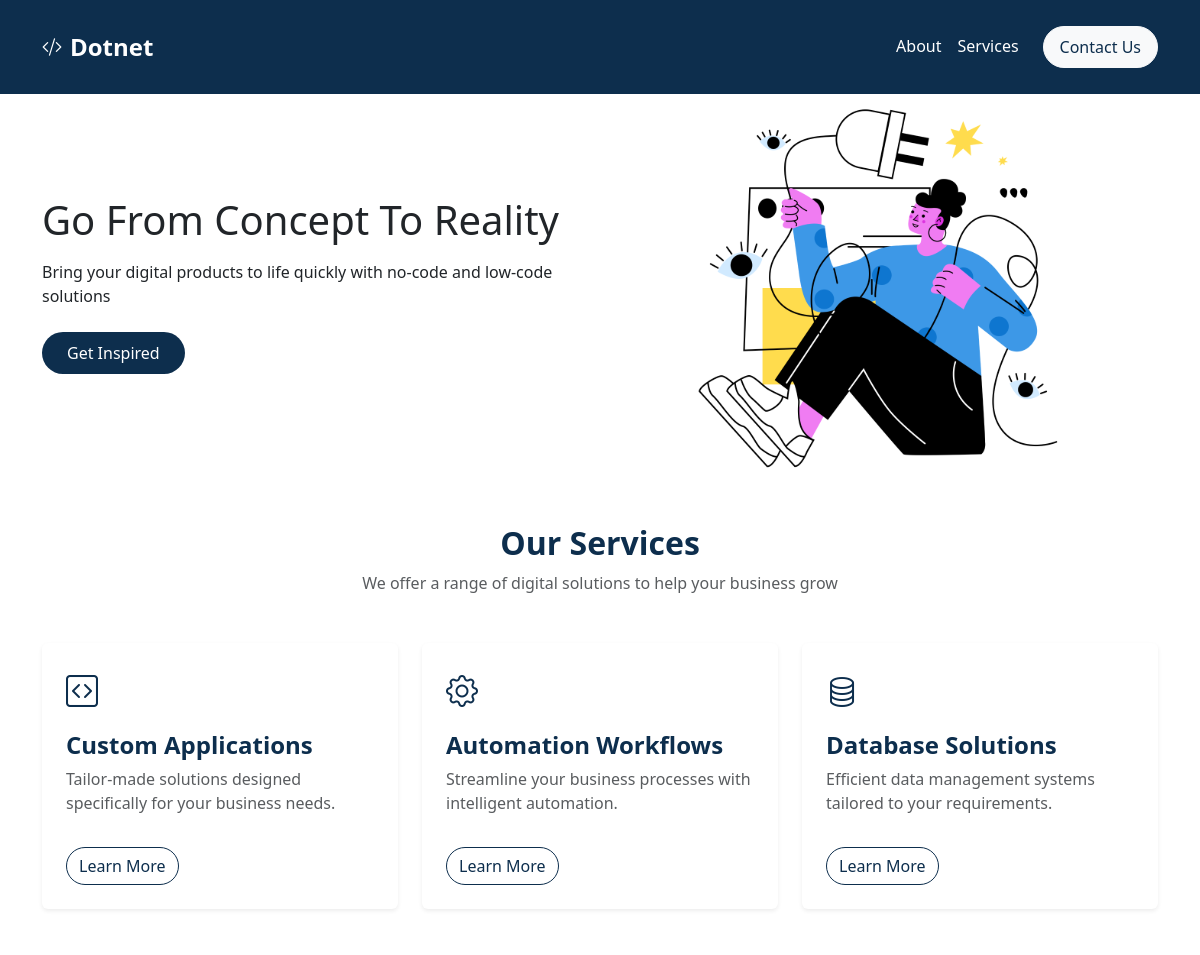
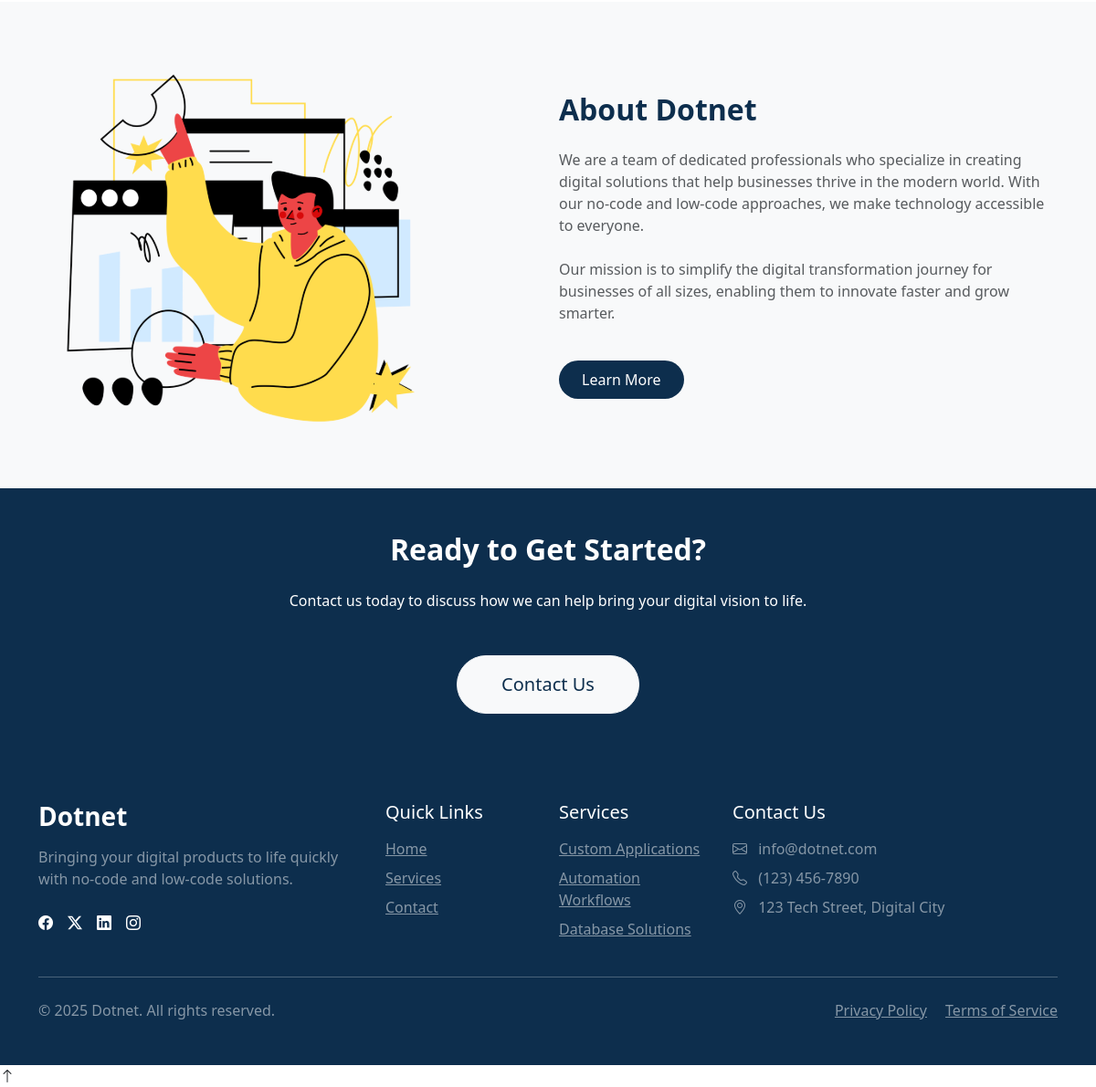
The page / on the database its author committed (2 pictures, top to bottom).
### tables this page shows
CREATE TABLE IF NOT EXISTS services (
    id INT AUTO_INCREMENT PRIMARY KEY,
    title VARCHAR(100) NOT NULL,
    description TEXT NOT NULL,
    icon VARCHAR(50) NOT NULL,
    details TEXT NOT NULL,
    created_at TIMESTAMP DEFAULT CURRENT_TIMESTAMP,
    updated_at TIMESTAMP NULL ON UPDATE CURRENT_TIMESTAMP
);

### functions.php (called while the page is built, shortened)
<?php
require_once 'config.php';
function getServices() {
    global $conn;
    $services = [];
    $query = "SELECT * FROM services ORDER BY id ASC";
    $result = mysqli_query($conn, $query);
    if ($result && mysqli_num_rows($result) > 0) {
        while ($row = mysqli_fetch_assoc($result)) {
            $services[] = $row;
        }
    }
    return $services;
}
?>

### config.php (called while the page is built, shortened)
<?php
$site_name = 'Dotnet';
?>

### index.php (the view, shortened to what this page needs)
<?php
include 'header.php';
?>
    <section class="bg-main hero-section">
        <div class="container">
            <div class="row align-items-center">
                <div class="col-12 col-lg-6 order-2 order-lg-1 mb-5 mb-lg-0 text-center-mobile">
                    <h1 class="text-capitalize mb-3">Go From Concept To Reality</h1>
                    <p class="mb-4">Bring your digital products to life quickly with no-code and
                        low-code solutions</p>
                    <a href="#" class="btn btn-dark-blue rounded-pill px-4 py-2">Get Inspired</a>
                </div>
                <div class="col-12 col-lg-6 order-1 order-lg-2">
                    <div class="text-center">
                        <img src="./assets/hero-section.svg" alt="hero image" class="img-fluid" width="70%">
                    </div>
                </div>
            </div>
        </div>
    </section>
    <section class="services-section py-5">
        <div class="container">
            <div class="text-center mb-5">
                <h2 class="fw-bold text-dark-blue">Our Services</h2>
                <p class="text-muted">We offer a range of digital solutions to help your business grow</p>
            </div>
            <div class="row g-4">
                <?php
                $services = getServices();
                foreach ($services as $service) {
                ?>
                <div class="col-md-4">
                    <div class="card h-100 border-0 shadow-sm">
                        <div class="card-body p-4">
                            <div class="feature-icon mb-3">
                                <i class="bi <?php echo $service['icon']; ?> fs-2 text-dark-blue"></i>
                            </div>
                            <h3 class="fs-4 fw-bold text-dark-blue"><?php echo $service['title']; ?></h3>
                            <p class="text-muted"><?php echo $service['description']; ?></p>
                            <a href="services.php#service-<?php echo $service['id']; ?>" class="btn btn-outline-dark-blue rounded-pill mt-3">Learn More</a>
                        </div>
                    </div>
                </div>
                <?php
                }
                ?>
            </div>
        </div>
    </section>
    <section class="about-section py-5 bg-light">
        <div class="container">
            <div class="row align-items-center">
                <div class="col-lg-6 mb-4 mb-lg-0">
                    <div class="about-img-container text-center text-lg-start">
                        <img src="./assets/svg-image.svg" alt="About Us" class="img-fluid rounded" width="80%">
                    </div>
                </div>
                <div class="col-lg-6 text-center-mobile">
                    <h2 class="fw-bold mb-4 text-dark-blue">About <?php echo $site_name; ?></h2>
                    <p class="mb-4 text-muted">We are a team of dedicated professionals who specialize in creating digital solutions that help businesses thrive in the modern world. With our no-code and low-code approaches, we make technology accessible to everyone.</p>
                    <p class="text-muted">Our mission is to simplify the digital transformation journey for businesses of all sizes, enabling them to innovate faster and grow smarter.</p>
                    <a href="services.php" class="btn btn-dark-blue rounded-pill px-4 py-2 mt-4">Learn More</a>
                </div>
            </div>
        </div>
    </section>
    <section class="contact-section py-5 bg-dark-blue text-white">
        <div class="container">
            <div class="row justify-content-center">
                <div class="col-md-8 text-center">
                    <h2 class="fw-bold mb-4">Ready to Get Started?</h2>
                    <p class="mb-5 text-white">Contact us today to discuss how we can help bring your digital vision to life.</p>
                    <a href="contact.php" class="btn btn-light btn-lg rounded-pill px-5 py-3 text-dark-blue">Contact Us</a>
                </div>
            </div>
        </div>
    </section>
<?php
include 'footer.php';
?>

### header.php (style rules this page uses)
:root { --dark-blue: #0d2e4d; --light-blue: #1e5b94; }
.bg-dark-blue { background-color: var(--dark-blue); }
.text-dark-blue { color: var(--dark-blue); }
.btn-dark-blue { background-color: var(--dark-blue); color: white; }
.btn-outline-dark-blue { color: var(--dark-blue); border-color: var(--dark-blue); }

### rows shown on the page
services: title "Custom Applications", description "Tailor-made solutions designed specifically for your business needs."
services: title "Automation Workflows", description "Streamline your business processes with intelligent automation."
services: title "Database Solutions", description "Efficient data management systems tailored to your requirements."

### other values the page prints
$site_name "Dotnet"
